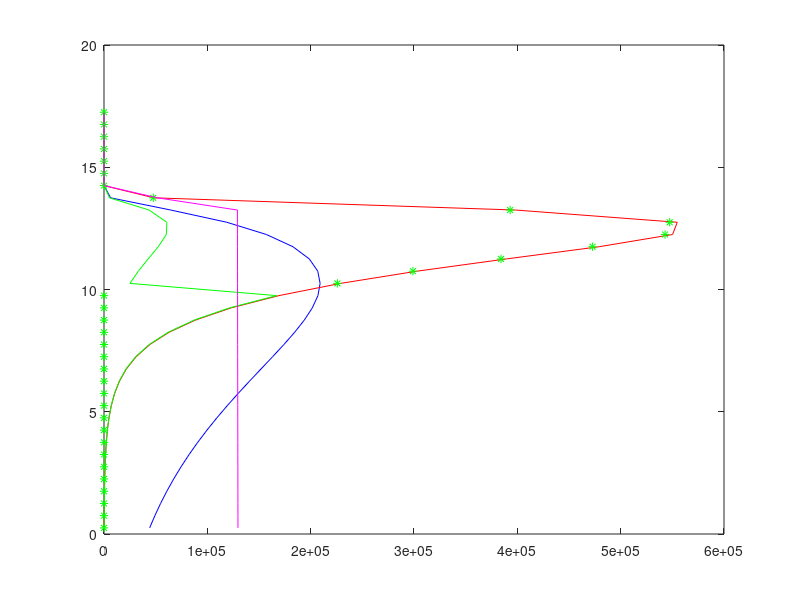

MATLAB code for this plot:
clear all;

Suz02raw=load('Suz_02.dat');
Suz04raw=load('Suz_04.dat');
Suz12raw=load('Suz_12.dat');
pointraw=load('point.dat');
lineraw=load('line.dat');
Umbrelraw=load('Umbrel.dat');

z = Suz02raw(:,1);
Sz02=Suz02raw(:,2);
Sz04=Suz04raw(:,2);
Sz12=Suz12raw(:,2);
Pnt=pointraw(:,2);
Lin=lineraw(:,2);
Um1=Umbrelraw(:,2);
Um2=Umbrelraw(:,3)*9;


plot(Sz04,z,'b-',Sz12,z,'r-',Um1,z,'g-',Um2,z,'g*',Lin,z,'m-')
